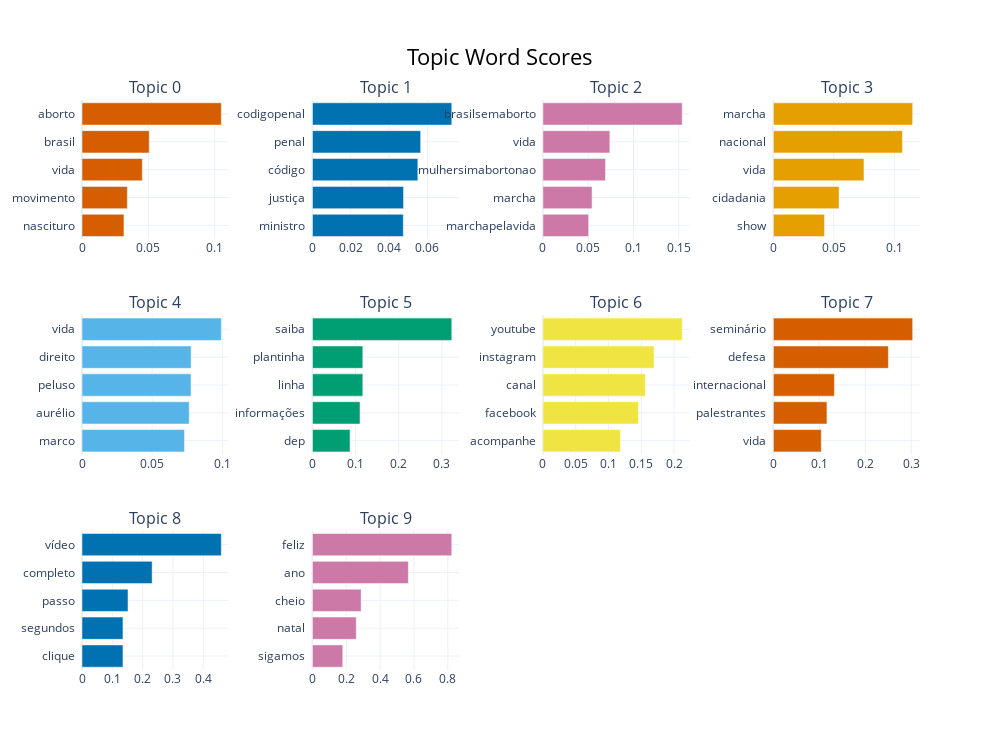

This figure's notebook cell:
### Markdown cell above
### Términos por tópico

### Code cell
topic_model.visualize_barchart(top_n_topics=11)

### Figure 1 — Plotly figure (JSON) as saved in the notebook; plotly's stock layout.template omitted (floating-point values rounded to 4 significant figures)
{"data": [{"marker": {"color": "#D55E00"}, "orientation": "h", "type": "bar", "x": [0.03158, 0.03414, 0.04541, 0.05062, 0.1049], "xaxis": "x", "y": ["nascituro  ", "movimento  ", "vida  ", "brasil  ", "aborto  "], "yaxis": "y"}, {"marker": {"color": "#0072B2"}, "orientation": "h", "type": "bar", "x": [0.04739, 0.04752, 0.05499, 0.05645, 0.07268], "xaxis": "x2", "y": ["ministro  ", "justiça  ", "código  ", "penal  ", "codigopenal  "], "yaxis": "y2"}, {"marker": {"color": "#CC79A7"}, "orientation": "h", "type": "bar", "x": [0.05048, 0.05426, 0.06909, 0.07388, 0.1537], "xaxis": "x3", "y": ["marchapelavida  ", "marcha  ", "mulhersimabortonao  ", "vida  ", "brasilsemaborto  "], "yaxis": "y3"}, {"marker": {"color": "#E69F00"}, "orientation": "h", "type": "bar", "x": [0.04235, 0.05435, 0.07496, 0.1068, 0.1152], "xaxis": "x4", "y": ["show  ", "cidadania  ", "vida  ", "nacional  ", "marcha  "], "yaxis": "y4"}, {"marker": {"color": "#56B4E9"}, "orientation": "h", "type": "bar", "x": [0.07306, 0.07641, 0.07769, 0.07778, 0.09927], "xaxis": "x5", "y": ["marco  ", "aurélio  ", "peluso  ", "direito  ", "vida  "], "yaxis": "y5"}, {"marker": {"color": "#009E73"}, "orientation": "h", "type": "bar", "x": [0.087, 0.1102, 0.1167, 0.1167, 0.3227], "xaxis": "x6", "y": ["dep  ", "informações  ", "linha  ", "plantinha  ", "saiba  "], "yaxis": "y6"}, {"marker": {"color": "#F0E442"}, "orientation": "h", "type": "bar", "x": [0.1183, 0.1456, 0.1562, 0.1694, 0.2123], "xaxis": "x7", "y": ["acompanhe  ", "facebook  ", "canal  ", "instagram  ", "youtube  "], "yaxis": "y7"}, {"marker": {"color": "#D55E00"}, "orientation": "h", "type": "bar", "x": [0.1043, 0.1167, 0.1329, 0.2504, 0.3032], "xaxis": "x8", "y": ["vida  ", "palestrantes  ", "internacional  ", "defesa  ", "seminário  "], "yaxis": "y8"}, {"marker": {"color": "#0072B2"}, "orientation": "h", "type": "bar", "x": [0.1351, 0.1351, 0.1518, 0.2314, 0.4596], "xaxis": "x9", "y": ["clique  ", "segundos  ", "passo  ", "completo  ", "vídeo  "], "yaxis": "y9"}, {"marker": {"color": "#CC79A7"}, "orientation": "h", "type": "bar", "x": [0.1793, 0.2591, 0.2876, 0.5668, 0.8233], "xaxis": "x10", "y": ["sigamos  ", "natal  ", "cheio  ", "ano  ", "feliz  "], "yaxis": "y10"}], "layout": {"annotations": [{"font": {"size": 16}, "showarrow": false, "text": "Topic 0", "x": 0.0875, "xanchor": "center", "xref": "paper", "y": 1, "yanchor": "bottom", "yref": "paper"}, {"font": {"size": 16}, "showarrow": false, "text": "Topic 1", "x": 0.3625, "xanchor": "center", "xref": "paper", "y": 1, "yanchor": "bottom", "yref": "paper"}, {"font": {"size": 16}, "showarrow": false, "text": "Topic 2", "x": 0.6375, "xanchor": "center", "xref": "paper", "y": 1, "yanchor": "bottom", "yref": "paper"}, {"font": {"size": 16}, "showarrow": false, "text": "Topic 3", "x": 0.9125, "xanchor": "center", "xref": "paper", "y": 1, "yanchor": "bottom", "yref": "paper"}, {"font": {"size": 16}, "showarrow": false, "text": "Topic 4", "x": 0.0875, "xanchor": "center", "xref": "paper", "y": 0.6222, "yanchor": "bottom", "yref": "paper"}, {"font": {"size": 16}, "showarrow": false, "text": "Topic 5", "x": 0.3625, "xanchor": "center", "xref": "paper", "y": 0.6222, "yanchor": "bottom", "yref": "paper"}, {"font": {"size": 16}, "showarrow": false, "text": "Topic 6", "x": 0.6375, "xanchor": "center", "xref": "paper", "y": 0.6222, "yanchor": "bottom", "yref": "paper"}, {"font": {"size": 16}, "showarrow": false, "text": "Topic 7", "x": 0.9125, "xanchor": "center", "xref": "paper", "y": 0.6222, "yanchor": "bottom", "yref": "paper"}, {"font": {"size": 16}, "showarrow": false, "text": "Topic 8", "x": 0.0875, "xanchor": "center", "xref": "paper", "y": 0.2444, "yanchor": "bottom", "yref": "paper"}, {"font": {"size": 16}, "showarrow": false, "text": "Topic 9", "x": 0.3625, "xanchor": "center", "xref": "paper", "y": 0.2444, "yanchor": "bottom", "yref": "paper"}], "height": 750, "hoverlabel": {"bgcolor": "white", "font": {"family": "Rockwell", "size": 16}}, "showlegend": false, "title": {"font": {"color": "Black", "size": 22}, "text": "Topic Word Scores", "x": 0.5, "xanchor": "center", "yanchor": "top"}, "width": 1000, "xaxis": {"anchor": "y", "domain": [0, 0.175], "showgrid": true}, "xaxis10": {"anchor": "y10", "domain": [0.275, 0.45], "showgrid": true}, "xaxis11": {"anchor": "y11", "domain": [0.55, 0.725], "showgrid": true}, "xaxis12": {"anchor": "y12", "domain": [0.825, 1], "showgrid": true}, "xaxis2": {"anchor": "y2", "domain": [0.275, 0.45], "showgrid": true}, "xaxis3": {"anchor": "y3", "domain": [0.55, 0.725], "showgrid": true}, "xaxis4": {"anchor": "y4", "domain": [0.825, 1], "showgrid": true}, "xaxis5": {"anchor": "y5", "domain": [0, 0.175], "showgrid": true}, "xaxis6": {"anchor": "y6", "domain": [0.275, 0.45], "showgrid": true}, "xaxis7": {"anchor": "y7", "domain": [0.55, 0.725], "showgrid": true}, "xaxis8": {"anchor": "y8", "domain": [0.825, 1], "showgrid": true}, "xaxis9": {"anchor": "y9", "domain": [0, 0.175], "showgrid": true}, "yaxis": {"anchor": "x", "domain": [0.7556, 1], "showgrid": true}, "yaxis10": {"anchor": "x10", "domain": [0, 0.2444], "showgrid": true}, "yaxis11": {"anchor": "x11", "domain": [0, 0.2444], "showgrid": true}, "yaxis12": {"anchor": "x12", "domain": [0, 0.2444], "showgrid": true}, "yaxis2": {"anchor": "x2", "domain": [0.7556, 1], "showgrid": true}, "yaxis3": {"anchor": "x3", "domain": [0.7556, 1], "showgrid": true}, "yaxis4": {"anchor": "x4", "domain": [0.7556, 1], "showgrid": true}, "yaxis5": {"anchor": "x5", "domain": [0.3778, 0.6222], "showgrid": true}, "yaxis6": {"anchor": "x6", "domain": [0.3778, 0.6222], "showgrid": true}, "yaxis7": {"anchor": "x7", "domain": [0.3778, 0.6222], "showgrid": true}, "yaxis8": {"anchor": "x8", "domain": [0.3778, 0.6222], "showgrid": true}, "yaxis9": {"anchor": "x9", "domain": [0, 0.2444], "showgrid": true}}}
